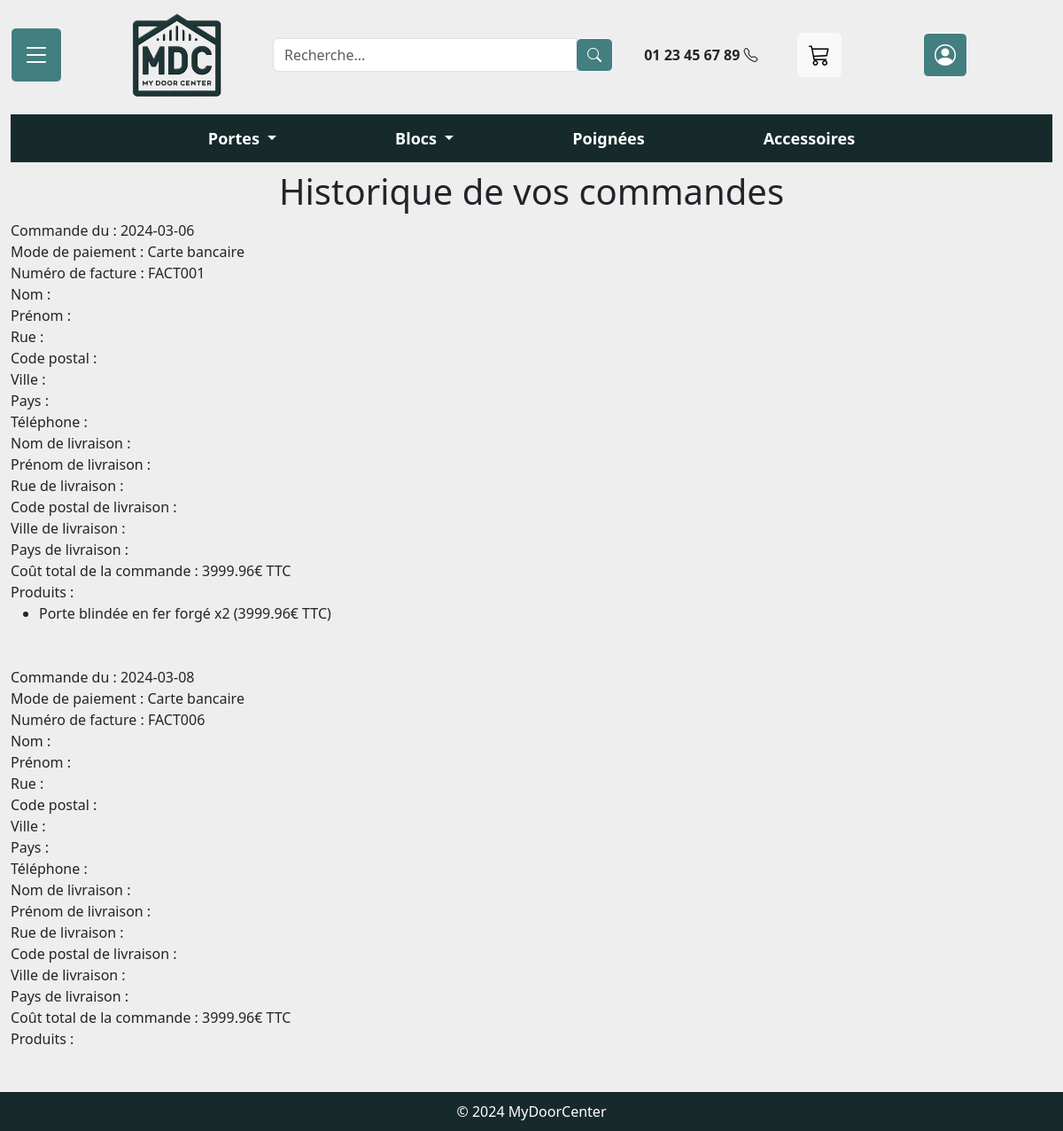
The app's page /historiqueCommande.php (signed in) with its own data.
### tables this page shows
CREATE TABLE Commande (
    id INT PRIMARY KEY AUTO_INCREMENT,
    date DATE,
    modePaiement VARCHAR(100),
    numFacture VARCHAR(50),
    idClient INT,
     
    nom VARCHAR(100),
    prenom VARCHAR(100),
    rue VARCHAR(255),
    CP VARCHAR(10),
    ville VARCHAR(100),
    pays VARCHAR(100),
    telephone VARCHAR(20),
     
    nomLivraison VARCHAR(100),
    prenomLivraison VARCHAR(100),
    rueLivraison VARCHAR(255),
    CPLivraison VARCHAR(10),
    villeLivraison VARCHAR(100),
    paysLivraison VARCHAR(100),
    FOREIGN KEY (idClient) REFERENCES Client(id)
);

CREATE TABLE Produit (
    id INT PRIMARY KEY AUTO_INCREMENT,
    nom VARCHAR(255),
    type VARCHAR(100),
    prixUnitaire DECIMAL(10, 2),
    description VARCHAR(3000),
    nomImage VARCHAR(255),
    estAuCatalogue BIT NOT NULL DEFAULT 1  
);

### BDD/functionsSQL.php (called while the page is built, shortened)
<?php
function connexionBDD(): mysqli {
    $connexion = new mysqli(SQL_SERVER, SQL_USER, SQL_PASSWORD, SQL_BDD_NAME);
    return $connexion;
}
function reponseVersArray(mysqli_stmt|bool $sqliRequest): array {
    $resultat = $sqliRequest->get_result();
    $donnees = array();
    while ($row = $resultat->fetch_assoc()) {
        $donnees[] = $row;
    }
    return $donnees;
}
function recupererDonneesParValeur($table, $champ, $valeur) {
    $connexion = connexionBDD();
    $requete = $connexion->prepare("SELECT * FROM $table WHERE $champ = ?");
    $requete->bind_param("s", $valeur);
    $requete->execute();
    $donnees = reponseVersArray($requete);
    return $donnees;
}

### BDD/interBDDUser.php (called while the page is built, shortened)
<?php
require_once __DIR__."/../BDD/functionsSQL.php";
function recupererHistoriqueCommande(int $id, int $idCommande=null): array {
    if ($idCommande !== null) {
        $historique = recupererDonneesParValeur("Commande", "id", $idCommande);
        if (count($historique) === 0)
            throw new Exception("La commande n'existe pas");
        if ($historique[0]["idClient"] !== $id)
            throw new Exception("Vous n'avez pas le droit de voir cette commande");
    } else {
        $historique = recupererDonneesParValeur("Commande", "idClient", $id);
    }
    $connexion = connexionBDD();
    foreach($historique as $index => $commande) {
        $requeteConcerner = $connexion->prepare(
            "SELECT c.* FROM  Concerner c
            WHERE c.idCommande = ?
            ;"
        );
        $requeteConcerner -> bind_param("i", $commande["id"]);
        $requeteConcerner -> execute();
        $reponseConcerner = reponseVersArray($requeteConcerner);
        $produits = [];
        foreach($reponseConcerner as $concerner) {
            $requeteOption = $connexion->prepare(
                "SELECT idOption FROM AOption
                WHERE idConcerner = ?
                ;"
            );
            $requeteOption -> bind_param("i", $concerner["id"]);
            $requeteOption -> execute();
            $reponseOption = reponseVersArray($requeteOption);
            $optionsId = [];
            $produit = [];
            $produit["id"] = $concerner["idProduit"];
            $produit["quantite"] = $concerner["quantite"];
            $produit["optionsId"] = $optionsId;
            array_push($produits, $produit);
        }
        $historique[$index]["produits"] = $produits;
    }
    return $historique;
}

### php/UserUtils.php (called while the page is built, shortened)
<?php
require_once __DIR__."/../BDD/interBDDUser.php";
class UserUtils {
    public static function getId(): int {
        return $_SESSION["id"];
    }
    public static function getHistoryOrder(): array {
        return recupererHistoriqueCommande(UserUtils::getId());
    }
}

### BDD/interBDDProduit.php (called while the page is built, shortened)
<?php
require_once 'functionsSQL.php';
function getBasicProductData(int $id) : array|null {
    $result = recupererDonneesParValeur("Produit", "id", $id);
    return $result[0];
}
function getMaterialsByProduct(int $id): array {
    $connexion = connexionBDD();
    $connexion->begin_transaction();
    try {
        $requete = $connexion->prepare(
            "SELECT m.* FROM Materiau m
             INNER JOIN Composer c ON m.id = c.idMateriau
             WHERE c.idProduit = ?"
        );
        $requete -> bind_param("i", $id);
        $requete -> execute();
        $donnees = reponseVersArray($requete);
        return $donnees;
    } catch (Exception $e) {
        $connexion->rollback();
        error_log("Erreur lors de la création de la commande : " . $e->getMessage());
        throw $e;
    }
}

### php/Product.php (called while the page is built, shortened)
<?php
require_once "DBObject.php";
require_once "Material.php";
class Product extends DBObject {
    public static function constructFromId(int $id): Product | null {
        $res = getBasicProductData($id);
        $product = new Product(
            $res[Product::NAME_DB_NAME],
            floatval($res[Product::UNITARY_PRICE_DB_NAME]),
            $res[Product::TYPE_DB_NAME],
            $res[Product::DESCRIPTION_DB_NAME],
            $res[Product::IMAGE_NAME_DB_NAME],
            $res[Product::IN_CATALOGUE_DB_NAME]
        );
        $product -> setId($res["id"]);
        $product -> materials = Material::constructAllFromProduct($product -> getId());
         return $product;
    }
    public function setName(string $name) {
        $this -> name = $name;
    }
    public function setUnitaryPrice(float $unitaryPrice) {
        $this->unitaryPrice = $unitaryPrice;
    }
}

### php/DBObject.php (called while the page is built, shortened)
<?php
require_once __DIR__."/../BDD/interBDDProduit.php";
abstract class DBObject {
    private int|null $id;
    public function __construct(int|null $id, string $tableName) {
        $this->id = $id;
    }
    protected function setId(int|null $id): void {
        $this->id = $id;
    }
    public function getId(): int|null {
        return $this->id;
    }
}

### php/Material.php (called while the page is built, shortened)
<?php
require_once "DBObject.php";
class Material extends DBObject{
    public static function constructAllFromProduct(int $id): array {
        $materials = [];
        $resList = getMaterialsByProduct($id);
        foreach ($resList as $res) {
            array_push(
                $materials,
                new Material(
                    $res[Material::NAME_DB_NAME],
                    floatval($res[Material::RELATIVE_DENSITY_DB_NAME]),
                    floatval($res[Material::DENSITY_DB_NAME]),
                    $res[Material::TYPE_DB_NAME]
                )
            );
            $materials[sizeof($materials) - 1] -> setId($res["id"]);
        }
        return $materials;
    }
}

### historiqueCommande.php (the view, shortened to what this page needs)
<?php
require_once "php/UserUtils.php";
require_once "php/Option.php";
require_once "php/Product.php";
$historique = UserUtils::getHistoryOrder();
?>
<?php include BASE_DIR.'pageTemplate/head.php'; ?>
    <body>
    <?php include BASE_DIR.'pageTemplate/header.php'; ?>
    <main class="container-fluid pt-header-xs pt-header-sm pt-header-md pt-header-lg pt-header-xl">
        <?php
            if (count($historique )=== 0) {
                echo "<h1 class='text-center'>Il n'y a aucunne commande à afficher.</h1>";
            } else {
                echo '
                <h1 class="text-center">Historique de vos commandes</h1>
                ';
                $prixTotalCommande = 0;
                foreach ($historique as $order) {
                    $bufferTextProduit = "";
                    foreach ($order["produits"] as $product) {
                        $price = 0;
                        $productObject = Product::constructFromId($product["id"]);
                        $price += $productObject -> getUnitaryPrice();
                        $price *= $product["quantite"];
                        $bufferTextProduit .= '<li>'.$productObject->getName().' x'.$product["quantite"].' ('.$price.'&euro; TTC)';
                        $bufferTextProduit .= '</li>';
                        $prixTotalCommande += $price;
                    }
                    echo '
                    <div class="mb-5">'.
                    '<div>Commande du : '.$order["date"].'</div>'.
                    '<div>Mode de paiement : '.$order["modePaiement"].'</div>'.
                    '<div>Numéro de facture : '.$order["numFacture"].'</div>'.
                    '<div>Nom : '.$order["nom"].'</div>'.
                    '<div>Prénom : '.$order["prenom"].'</div>'.
                    '<div>Rue : '.$order["rue"].'</div>'.
                    '<div>Code postal : '.$order["CP"].'</div>'.
                    '<div>Ville : '.$order["ville"].'</div>'.
                    '<div>Pays : '.$order["pays"].'</div>'.
                    '<div>Téléphone : '.$order["telephone"].'</div>'.
                    '<div>Nom de livraison : '.$order["nomLivraison"].'</div>'.
                    '<div>Prénom de livraison : '.$order["prenomLivraison"].'</div>'.
                    '<div>Rue de livraison : '.$order["rueLivraison"].'</div>'.
                    '<div>Code postal de livraison : '.$order["CPLivraison"].'</div>'.
                    '<div>Ville de livraison : '.$order["villeLivraison"].'</div>'.
                    '<div>Pays de livraison : '.$order["paysLivraison"].'</div>'.
                    '<div>Coût total de la commande : '.$prixTotalCommande.'&euro; TTC</div>'.
                    '<div>Produits : </div>'.
                    '<ul>'.
                    $bufferTextProduit.
                    '</ul>'.
                    '</div>';
                }
            }
        ?>
    </main>
    </body>
<?php include BASE_DIR.'pageTemplate/footer.php'; ?>

### css/main.css (style rules this page uses)
body { background-color: #eee; }
.pt-header-xs { padding-top: 22rem; }
@media (min-width: 576px) { .pt-header-sm { padding-top: 17rem; } }
@media (min-width: 768px) { .pt-header-md { padding-top: 14rem; } }
@media (min-width: 992px) { .pt-header-lg { padding-top: 12rem; } }
@media (min-width: 1200px) { .pt-header-xl { padding-top: 12rem; } }

### records on screen
commande: date "2024-03-06", modePaiement "Carte bancaire", numFacture "FACT001", prixTotalCommande "3999.96", produit.nom "Porte blindée en fer forgé", quantite "2", price "3999.96"
commande: date "2024-03-08", modePaiement "Carte bancaire", numFacture "FACT006", prixTotalCommande "3999.96"
